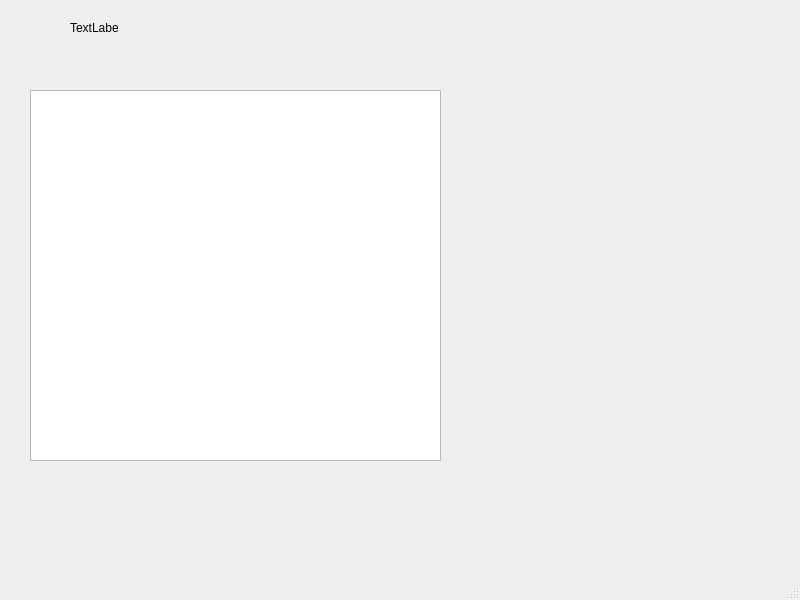
<?xml version="1.0" encoding="UTF-8"?>
<ui version="4.0">
 <class>MainWindow</class>
 <widget class="QMainWindow" name="MainWindow">
  <property name="geometry">
   <rect>
    <x>0</x>
    <y>0</y>
    <width>800</width>
    <height>600</height>
   </rect>
  </property>
  <property name="windowTitle">
   <string>MainWindow</string>
  </property>
  <widget class="QWidget" name="centralwidget">
   <widget class="QWidget" name="gridLayoutWidget">
    <property name="geometry">
     <rect>
      <x>30</x>
      <y>90</y>
      <width>411</width>
      <height>371</height>
     </rect>
    </property>
    <layout class="QGridLayout" name="gridLayout">
     <item row="0" column="0">
      <widget class="QTableWidget" name="tableWidget"/>
     </item>
    </layout>
   </widget>
   <widget class="QLabel" name="label">
    <property name="geometry">
     <rect>
      <x>70</x>
      <y>20</y>
      <width>48</width>
      <height>16</height>
     </rect>
    </property>
    <property name="text">
     <string>TextLabel</string>
    </property>
   </widget>
  </widget>
  <widget class="QMenuBar" name="menubar">
   <property name="geometry">
    <rect>
     <x>0</x>
     <y>0</y>
     <width>800</width>
     <height>21</height>
    </rect>
   </property>
  </widget>
  <widget class="QStatusBar" name="statusbar"/>
 </widget>
 <resources/>
 <connections/>
</ui>
